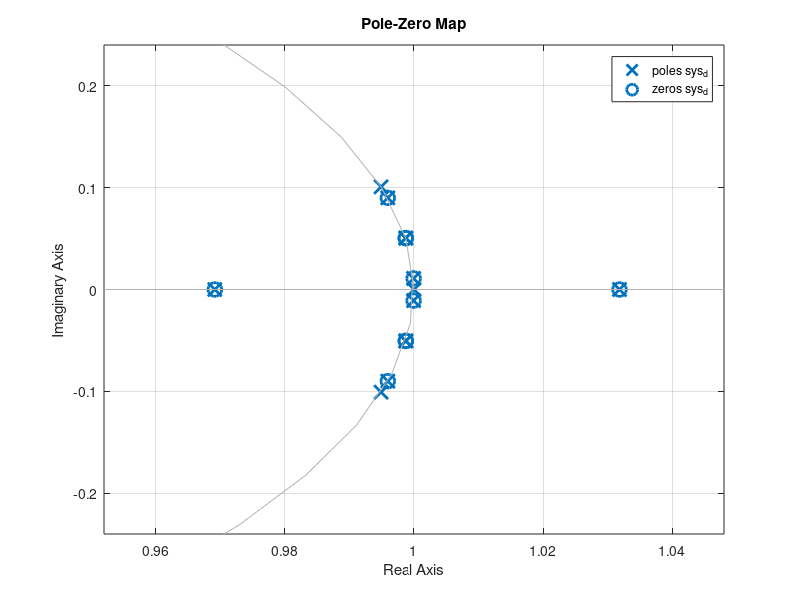
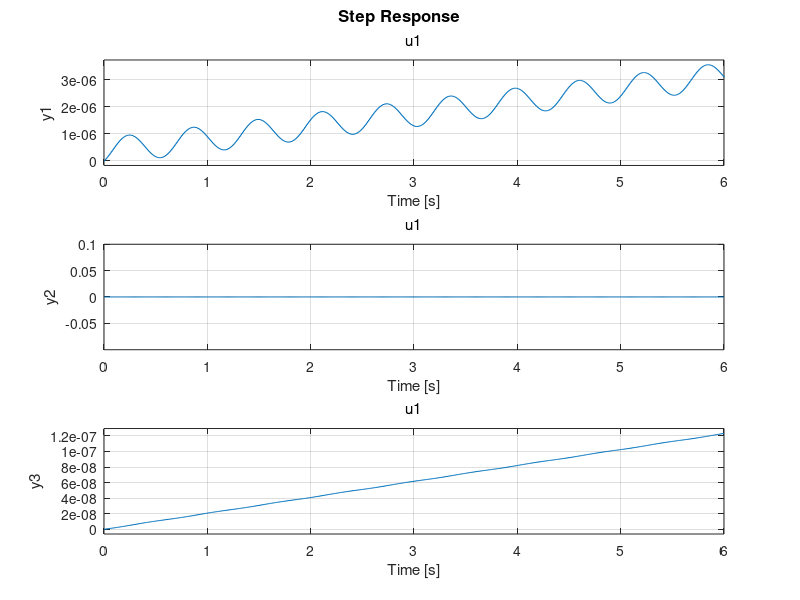
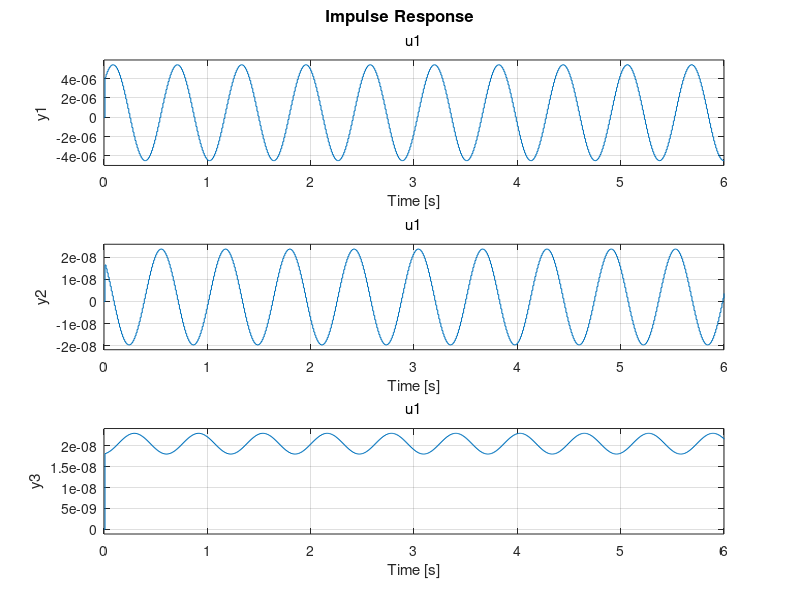

Recreate these plots in MATLAB, in order.
clear;
close all;

%Constants
psi = pi/2;
theta = .1;
phi = .05;

wx = 7.27e-5;           %earth angular rotation rad/sec

p = 1;
q = 1;
r = 10;

g = 9.81;               %gravity m/s


%instrumentation and payload mass
m_inst=3.8; %kg

%fuel mass
m_fuel=19; %kg

%mass flow rate/rocket burn rate
burn=0.25; %kg/s

%rocket burn time
burntime=m_fuel/burn; %seconds

%thrust
thrust=444.8; %N

%gravity
g=9.81; %kg*m/s^2

%First order time constant for servo thrusters
tau=0.05;



%Moment of Inertia
Jxx = 1.2634e6;
Jxy = 1.5925e3;
Jxz = 5.5250e4;
Jyy = 2.8797e8;
Jyz = 1.5263e3;
Jzz = 2.8798e8;

J = [Jxx -Jxy -Jxz; -Jxy Jyy -Jyz; -Jxz -Jyz Jzz]; 


%Inverse Moment of Inertia
delta = Jxx*Jyy*Jzz-2*Jxy*Jyz*Jxz-Jxx*Jyz^2-Jyy*Jxz^2-Jzz*Jxy^2;

k1 = (Jyy*Jzz-Jyz^2)/delta;
k2 = (Jyz*Jxz+Jxy*Jzz)/delta;
k3 = (Jxy*Jyz+Jxz*Jyy)/delta;
k4 = (Jzz*Jxx-Jxz^2)/delta;
k5 = (Jxy*Jxz+Jyz*Jxx)/delta;
k6 = (Jxx*Jyy-Jxy^2)/delta;

J_inv = [k1 k2 k3; k2 k4 k5; k3 k5 k6];


%Quarternions

%{
z=psi=yaw
x=theta=pitch
y=phi=roll
%}

q0 = cos(phi/2)*cos(theta/2)*cos(psi/2)+sin(phi/2)*...
    sin(theta/2)*sin(psi/2);
q1 = sin(phi/2)*cos(theta/2)*cos(psi/2)-cos(phi/2)*...
    sin(theta/2)*sin(psi/2);
q2 = cos(phi/2)*sin(theta/2)*cos(psi/2)+sin(phi/2)*...
    cos(theta/2)*sin(psi/2);
q3 = cos(phi/2)*cos(theta/2)*sin(psi/2)-sin(phi/2)*...
    sin(theta/2)*cos(psi/2);


%Governing Equations
B = [q0^2+q1^2-q2^2-q3^2 2*(q1*q2+q0*q3) 2*(q1*q3-q0*q2);...
    2*(q1*q2-q0*q3) q0^2-q1^2+q2^2-q3^2 2*(q2*q3+q0*q1);...
    2*(q1*q3+q0*q2) 2*(q2*q3-q0*q1) q0^2-q1^2-q2^2+q3^2];
Bt = transpose(B);

omega_e = [0 0 0; 0 0 -wx; 0 wx 0];
omega_b = [0 -r q; r 0 -p; -q p 0];
omega_q = [0 p q r; -p 0 -r q; -q r 0 -p; -r -q p 0];

q_dot = -1/2*omega_q*[q0;q1;q2;q3]

body_angle_rates = 2*[-q1 q0 q3 -q2; -q2 -q3 q0 q1; -q3 q2 -q1 q0]*q_dot
P = body_angle_rates(1)
Q = body_angle_rates(2)
R = body_angle_rates(3)

wb = [p;q;r];

Fb = [1;1;1];
Tb = [5;5;5];
m = 10;


%State Space Matricies
a = [omega_e Bt zeros(3) zeros(3,4);...
    B*g*p-B*omega_e^2 -(omega_b+B*omega_e) zeros(3) zeros(3,4);...
    zeros(3) zeros(3) -J_inv*omega_b*J zeros(3,4);...
    zeros(4,3) zeros(4,3) zeros(4,3) -1/2*omega_q];

b = [zeros(3,1); Fb/m; J^-1*Tb; zeros(4,1)];

c = [0 0 0 0 0 0 1 0 0 0 0 0 0; 0 0 0 0 0 0 0 1 0 0 0 0 0;...
    0 0 0 0 0 0 0 0 1 0 0 0 0];


d = 0;

ts = .01;

sys = ss(a,b,c,d);
sys_d = c2d(sys,ts,'zoh');

figure
pzmap(sys_d)

[pole zero] = pzmap(sys_d)

figure
step(sys_d)

figure
impulse(sys_d)


%{
% omit position, velocity, and quarternions
a = [-J_inv*omega_b*J];

b = [J^-1*Tb];

c = [1 0 0; 0 1 0; 0 0 1];


d = 0;

ts = .01;

sys = ss(a,b,c,d);
sys_d = c2d(sys,ts,'zoh');

figure
pzmap(sys)
title('sys')

figure
step(sys)
title('sys')

%new pole placement
p = [-.3 -.25 -.2]

k = place(sys.a,sys.b,p);

Acl = sys.a-sys.b*k;

sys_cl = ss(Acl,sys.b,sys.c,sys.d);

figure
step(sys_cl)

figure
impulse(sys_cl)
%}

%{
figure
pzmap(sys_d)
title('sys_d')

[poles zeros] = pzmap(sys_d)

figure
step(sys_d)
title('sys_d')


figure
impulse(sys_d)



%Fix it

pd = [.8 .2 -.1]

kd = place(sys_d.a,sys_d.b,pd);

Acl = sys_d.a-sys_d.b*kd;

sys_cld = ss(Acl,sys_d.b,sys_d.c,sys_d.d,ts);

figure
step(sys_cld)


%}


